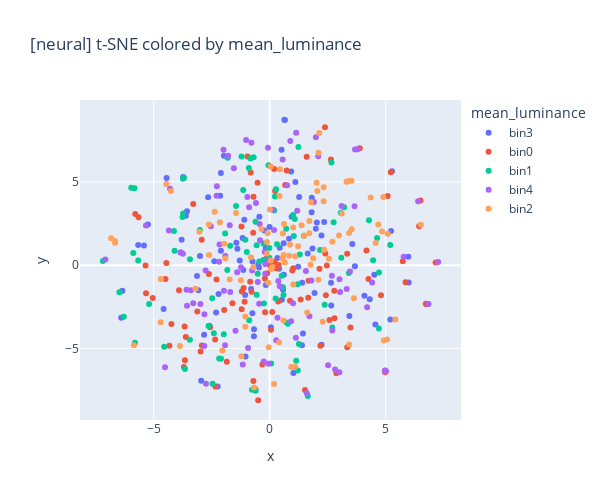
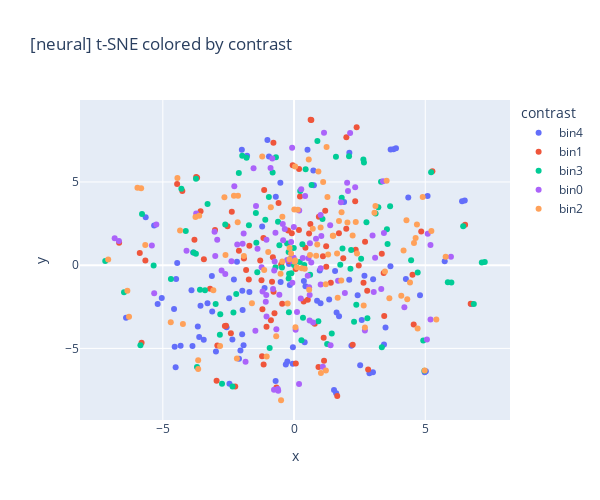
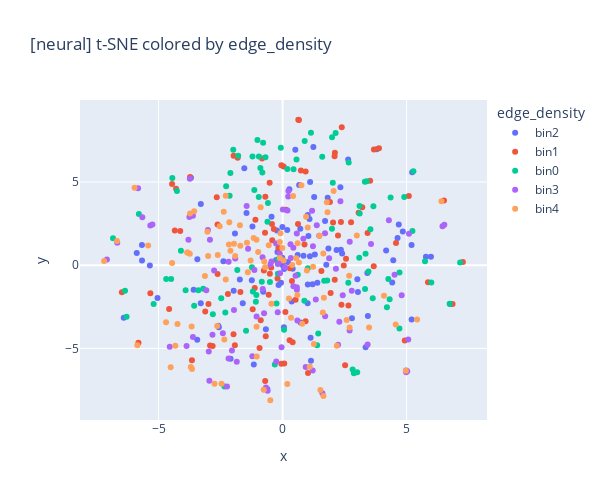
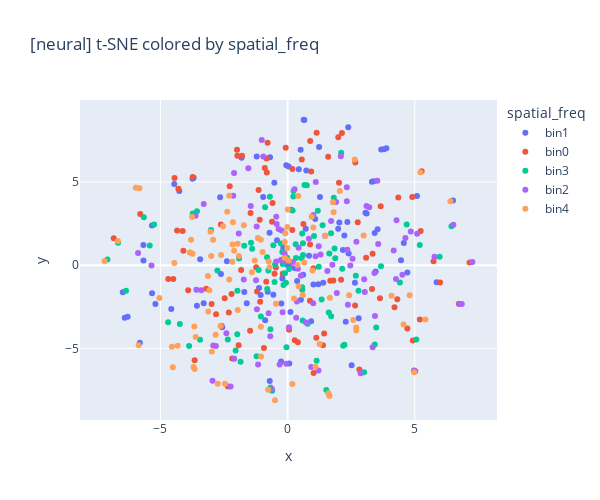

Source (notebook cell) for these figures, in order:
### Code cell
def mean_luminance(img_tensor):
    return img_tensor.mean().item()

def contrast(img_tensor):
    return img_tensor.std().item()

def edge_density(img_tensor):
    gray = TF.rgb_to_grayscale(img_tensor)
    sobel_x = torch.tensor([[-1, 0, 1], [-2, 0, 2], [-1, 0, 1]]).view(1, 1, 3, 3).float()
    sobel_y = sobel_x.transpose(2, 3)
    gx = F.conv2d(gray.unsqueeze(0), sobel_x, padding=1)
    gy = F.conv2d(gray.unsqueeze(0), sobel_y, padding=1)
    grad_mag = torch.sqrt(gx**2 + gy**2)
    return grad_mag.mean().item()

def spatial_freq(img_tensor):
    gray = TF.rgb_to_grayscale(img_tensor).squeeze()
    fft = torch.fft.fft2(gray)
    magnitude = torch.abs(fft)
    return magnitude.mean().item()

def compute_metrics(image_dataset, metric_fns):
    records = []
    for img_tensor, _ in image_dataset:
        img_tensor = img_tensor.detach().cpu()
        record = {name: fn(img_tensor) for name, fn in metric_fns.items()}
        records.append(record)
    return pd.DataFrame(records)

def bin_and_score(tsne_coords, df_metrics, n_bins=5, method="quantile"):
    results = []

    for metric in df_metrics.columns:
        if method == "quantile":
            labels = pd.qcut(df_metrics[metric], q=n_bins, labels=False, duplicates="drop")
        else:
            labels = pd.cut(df_metrics[metric], bins=n_bins, labels=False)
        
        if len(np.unique(labels)) < 2:
            sil_score = np.nan
        else:
            sil_score = silhouette_score(tsne_coords, labels)
        
        results.append({
            "metric": metric,
            "silhouette_score": sil_score
        })

    return pd.DataFrame(results)

def plot_tsne(tsne_coords, labels, label_name, layer):
    df_plot = pd.DataFrame(tsne_coords, columns=["x", "y"])
    df_plot[label_name] = labels
    fig = px.scatter(df_plot, x="x", y="y", color=df_plot[label_name].astype(str),
                     title=f"[{layer}] t-SNE colored by {label_name}", width=600, height=500)
    fig.show()

metric_fns = {
    "mean_luminance": mean_luminance,
    "contrast": contrast,
    "edge_density": edge_density,
    "spatial_freq": spatial_freq
}
df_metrics = compute_metrics(subset_image_dataset, metric_fns)

# Compute for neural data
scores_df = bin_and_score(neural_tsne_feats, df_metrics, n_bins=5, method="quantile")
for metric in df_metrics.columns:
    labels = pd.qcut(df_metrics[metric], q=5, labels=[f"bin{i}" for i in range(5)], duplicates="drop")
    plot_tsne(neural_tsne_feats, labels, label_name=metric, layer='neural')

from sklearn.linear_model import LinearRegression
r2 = LinearRegression().fit(df_metrics[["edge_density"]], neural_tsne_feats).score(df_metrics[["edge_density"]], neural_tsne_feats)
print(f"Neural: R² from edge_density to t-SNE: {r2:.3f}")

# Compute for model layers
for layer, tsne_feats in layerwise_tsne_feats.items():
    scores_df = bin_and_score(tsne_feats, df_metrics, n_bins=5, method="quantile")

    for metric in df_metrics.columns:
        labels = pd.qcut(df_metrics[metric], q=5, labels=[f"bin{i}" for i in range(5)], duplicates="drop")
        plot_tsne(tsne_feats, labels, label_name=metric, layer=layer)

    r2 = LinearRegression().fit(df_metrics[["edge_density"]], tsne_feats).score(df_metrics[["edge_density"]], tsne_feats)
    print(f"{layer}: R² from edge_density to t-SNE: {r2:.3f}")
